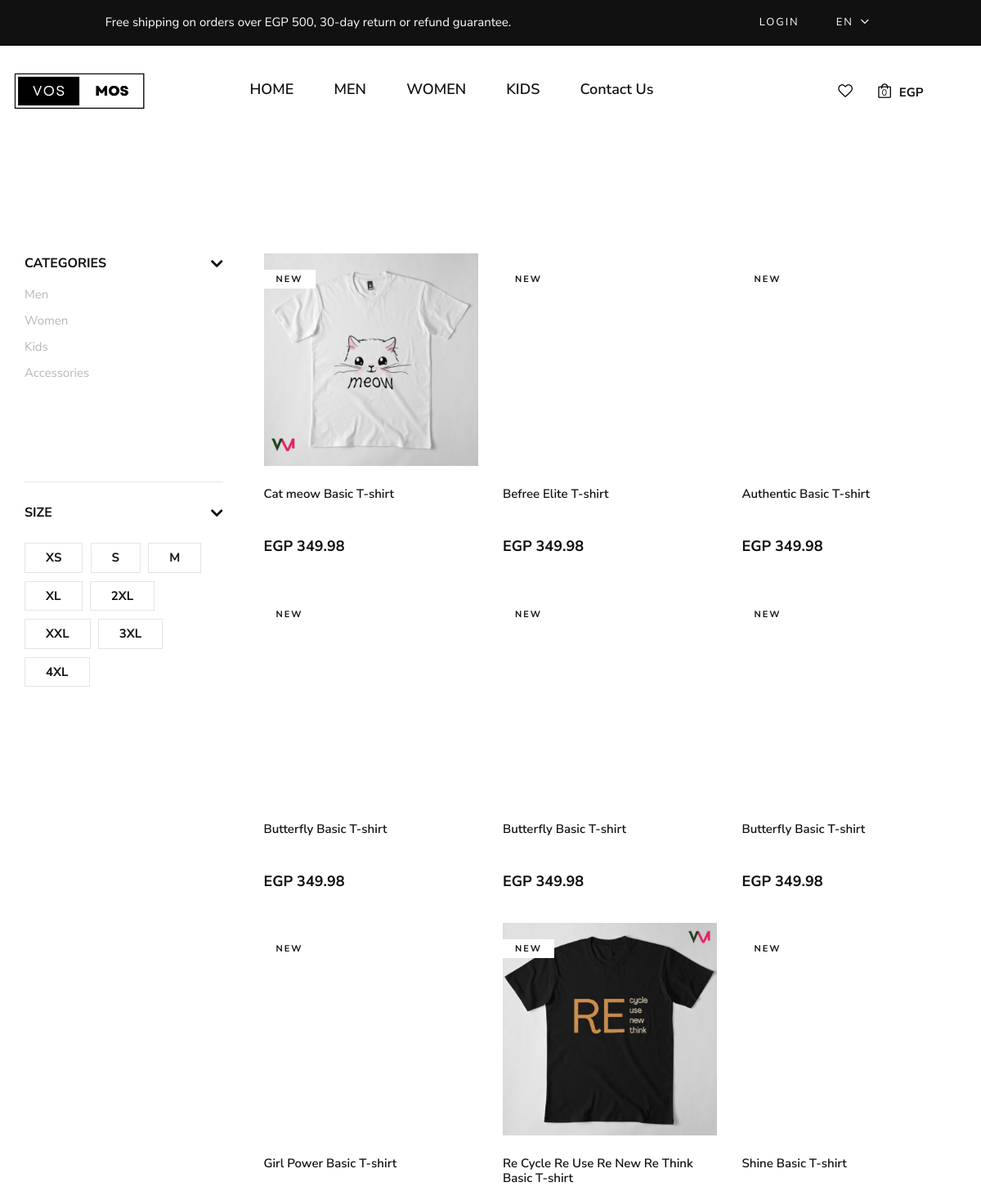
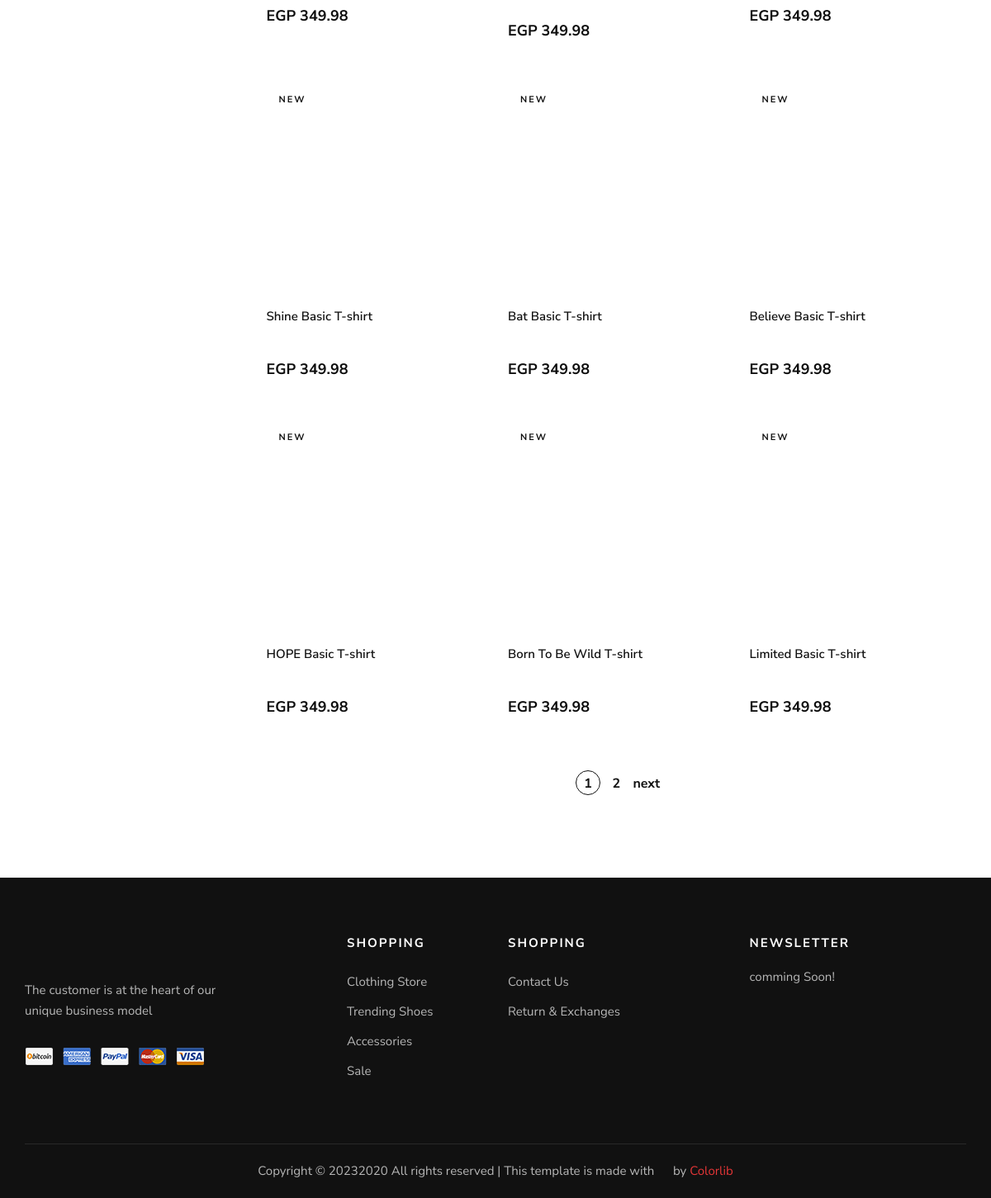
The app's page /products/, older data (2 pictures, top to bottom).
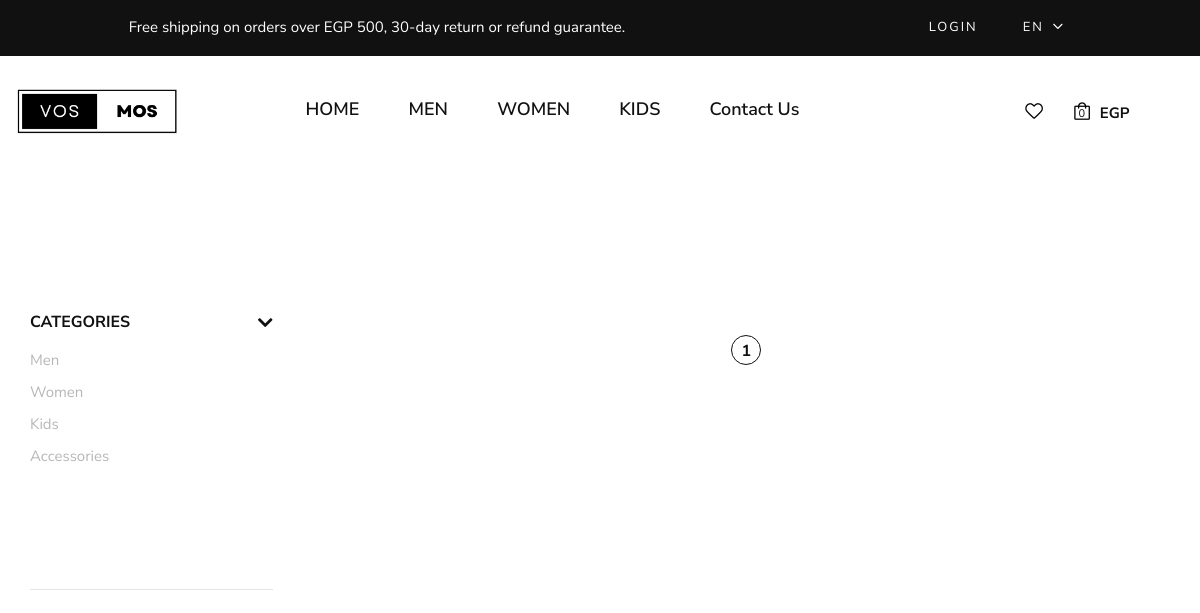
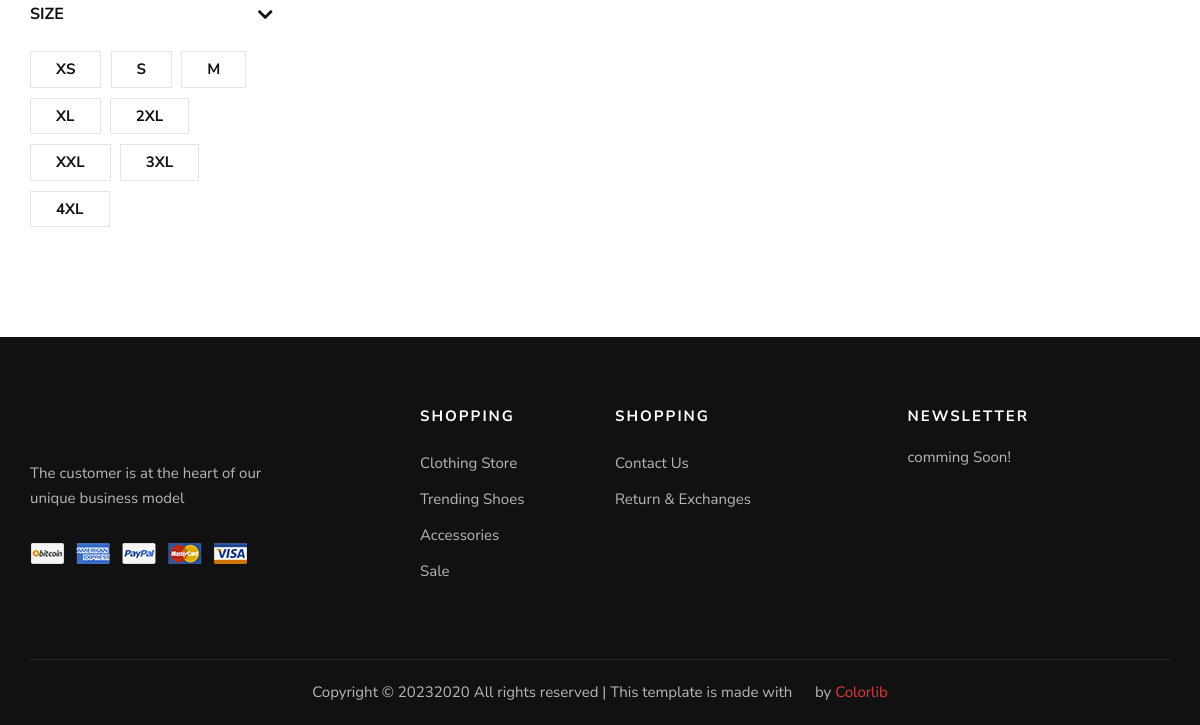
The same page, newer data (2 pictures, top to bottom).
### frontend/models.py (models this page shows)
class Product(models.Model):
    CATEGORY_CHOICES = (
        ('M', 'Men'),
        ('W', 'Women'),
        ('K', 'Kids'),
        ('A', 'Accessories'),
    )
    SUB_CATEGORY_CHOICES = (
    ('S', 'Shirt'),
    ('SW', 'Sport wear'),
    ('OW', 'Outwear')
    )
    LABEL_CHOICES = (
        ('NEW', 'primary'),
        ('BEST Seller', 'secondary'),
        ('N', '')
    )
    product_id = models.AutoField
    id = models.AutoField(primary_key=True, auto_created=True)
    product_name = models.CharField(max_length=50)
    category = models.ManyToManyField('Category', through='ProductCategory')
    label = models.CharField(choices=LABEL_CHOICES, max_length=11, default="")
    subcategory = models.CharField(choices= SUB_CATEGORY_CHOICES ,max_length=50, default="")
    price = models.FloatField(default=0)
    discount_price = models.FloatField(default=0)
    pub_date = models.DateField()
    image = models.ImageField(upload_to="static", default="", blank=True, null=True)
    material = models.CharField(max_length=50, default="Coton 100%")
    description = models.TextField(default="Are you looking for a t shirt that is comfortable, stylish and affordable? Look no further than our new collection of t shirts, designed to suit any occasion and personality. Whether you want to express your creativity, show your support for a cause, or simply enjoy a casual day out, we have the perfect t shirt for you. Our t shirts are made from high-quality cotton, which is soft, breathable and durable. They come in a variety of colors, sizes and designs, so you can find the one that matches your style and mood.  Our t shirts are easy to wash and care for, and they will not fade or shrink over time. They are also eco-friendly and ethically produced, so you can wear them with confidence and pride. Order your t shirt today and enjoy free shipping for orders over EGP 500. You will love how you look and feel in our t shirts, and so will everyone else. Don't miss this opportunity to get the best t shirt ever.")
    path = models.CharField(max_length=50, default="")
    def get_absolute_url(self):
        return f"/product_detail/{self.id}/"

### frontend/views.py (the view)
# urls.py: path('products/', views.show_products, name='show_products'),
def show_products(request, category=None, subcategory=None):
    products = Product.objects.all()
    if category:
        categories = category.split(';')
        products = products.filter(Q(category__name__in=categories))
    if subcategory:
        products = products.filter(subcategory=subcategory)
    paginator = Paginator(products, 15) # Show 15 products per page
    page_number = request.GET.get('page')
    page_obj = paginator.get_page(page_number)
    context = {'page_obj': page_obj, 'categories': Product.CATEGORY_CHOICES}
    return render(request, 'products.html', context)

### frontend/templates/products.html (shortened to what the changed rows need)
{% extends "layout.html" %}
{% load static %}
{% block body %}
    <section class="shop spad">
        <div class="container">
            <div class="row">
                 <div class="col-lg-3">
                        <div id="filters" class="collapse">
                        <div class="shop__sidebar">
                            <div class="shop__sidebar__accordion">
                                <div class="accordion" id="accordionExample">
                                    <div class="card">
                                        <div id="collapseOne" class="collapse show" data-parent="#accordionExample">
                                            <div class="card-body">
                                                <div class="shop__sidebar__categories">
                                                    <ul class="nice-scroll">
                                                        {% for category, label in categories %}
                                                        <li><a href="{% url 'show_products' category %}">{{ label }}</a></li>
                                                        {% endfor %}
                                                    </ul>
                                                </div>
                                            </div>
                                        </div>
                                    </div>
                                </div>
                            </div>
                        </div>
                    </div>
                </div>
                <div class="col-lg-9">
                    <div class="row">
                        {% for product in page_obj %}
                            <div class="col-lg-4 col-md-6 col-sm-6 col-6">
                                    <div class="product__item" data-size="{{ product.size }}" data-price="{{ product.price }}">
                                        <div class="product__item__pic set-bg" data-setbg="{% static product.path %}"
                                            onclick="window.location.href='{{ product.get_absolute_url }}'">
                                            {% if product.label != 'N' %}
                                            <span class="label">{{ product.label }}</span>
                                            {% endif %}
                                        </div>
                                        <div class="product__item__text">
                                            <h6>{{ product.product_name }}</h6>
                                            <div class="rating">
                                                <i class="fa fa-star-o"></i>
                                                <i class="fa fa-star-o"></i>
                                                <i class="fa fa-star-o"></i>
                                                <i class="fa fa-star-o"></i>
                                                <i class="fa fa-star-o"></i>
                                            </div>
                                            <h5>EGP {{ product.price|floatformat:2 }}</h5>
                                        </div>
                                    </div>
                            </div>
                                  {% endfor %}
                    </div>
                    <div class="row">
                        <div class="col-lg-12">
                            <div class="product__pagination">
                                {% for i in page_obj.paginator.page_range %}
                                    {% if page_obj.number == i %}
                                        <a class="active" href="?page={{ i }}">{{ i }}</a>
                                    {% else %}
                                        <a href="?page={{ i }}">{{ i }}</a>
                                    {% endif %}
                                {% endfor %}
                                {% if page_obj.has_next %}
                                    <a href="?page={{ page_obj.next_page_number }}">next</a>
                                {% endif %}
                            </div>
                        </div>
                    </div>
                </div>
            </div>
        </div>
    </section>
{% endblock %}

Row changes from the older to the newer data that the page shows:
removed Product: shows a picture, label "NEW", product_name "Cat meow Basic T-shirt", price "349.98"
removed Product: label "NEW", product_name "Befree Elite T-shirt", price "349.98"
removed Product: label "NEW", product_name "Authentic Basic T-shirt", price "349.98"
removed Product: label "NEW", product_name "Butterfly Basic T-shirt", price "349.98"
removed Product: label "NEW", product_name "Butterfly Basic T-shirt", price "349.98"
removed Product: label "NEW", product_name "Butterfly Basic T-shirt", price "349.98"
removed Product: label "NEW", product_name "Girl Power Basic T-shirt", price "349.98"
removed Product: shows a picture, label "NEW", product_name "Re Cycle Re Use Re New Re Think Basic T-shirt", price "349.98"
removed Product: label "NEW", product_name "Shine Basic T-shirt", price "349.98"
removed Product: label "NEW", product_name "Shine Basic T-shirt", price "349.98"
removed Product: label "NEW", product_name "Bat Basic T-shirt", price "349.98"
removed Product: label "NEW", product_name "Believe Basic T-shirt", price "349.98"
removed Product: label "NEW", product_name "HOPE Basic T-shirt", price "349.98"
removed Product: label "NEW", product_name "Born To Be Wild T-shirt", price "349.98"
removed Product: label "NEW", product_name "Limited Basic T-shirt", price "349.98"
Text that changed along with them:
list line gone: "2"
text no longer shown: "next"
